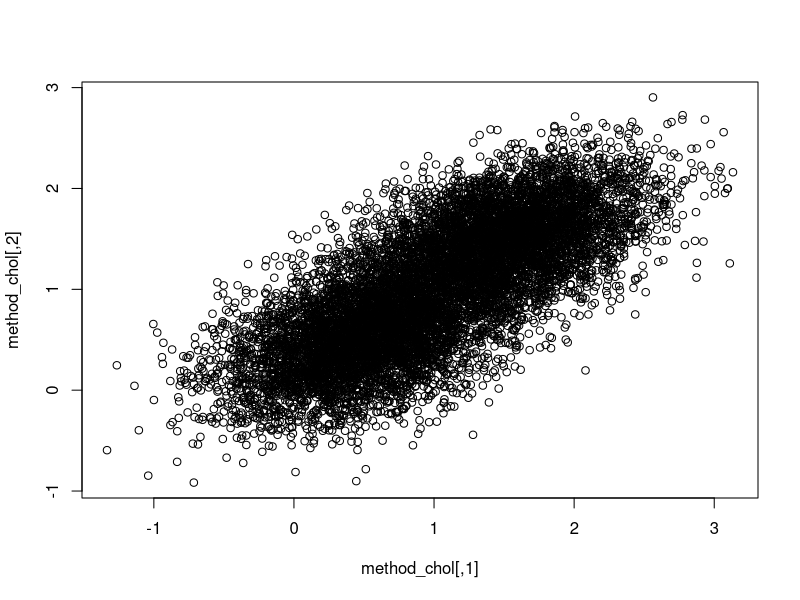
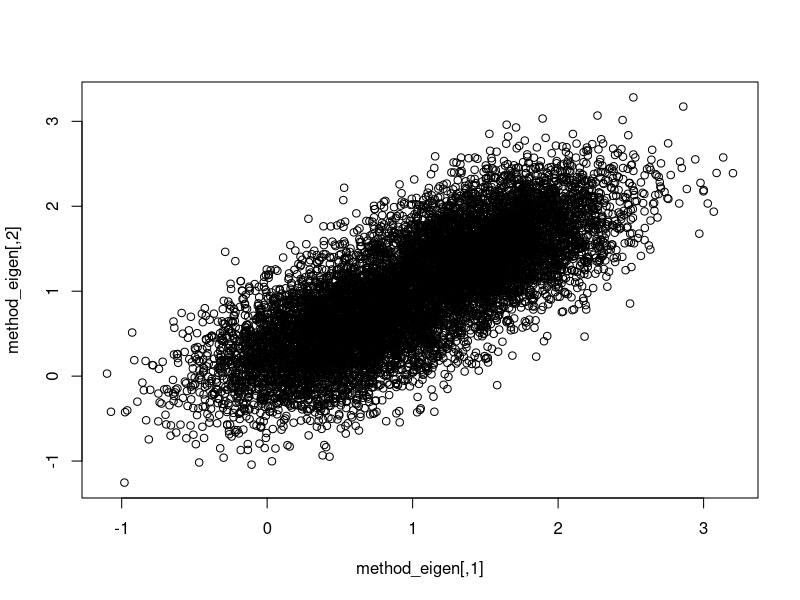
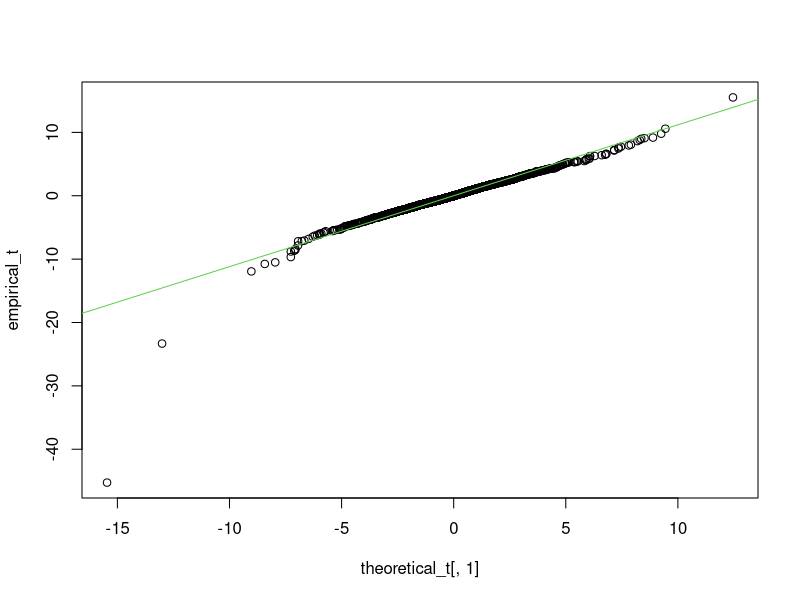
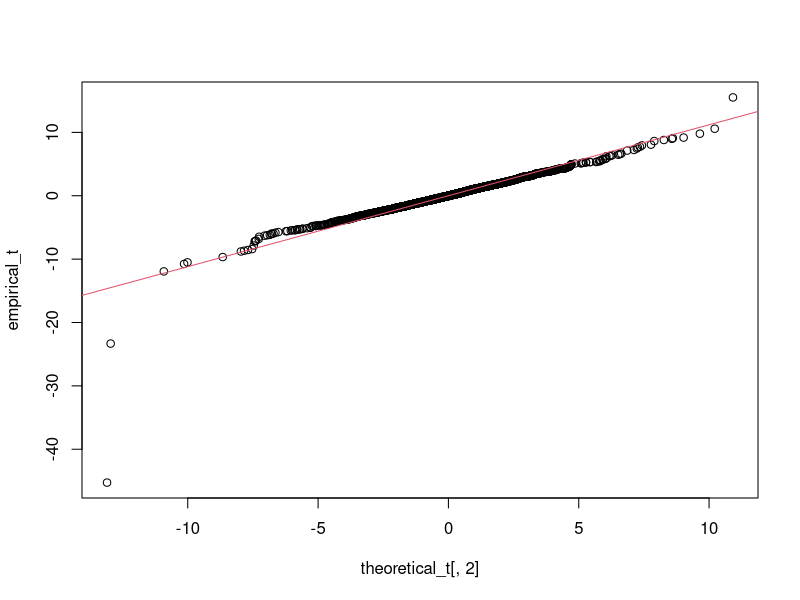
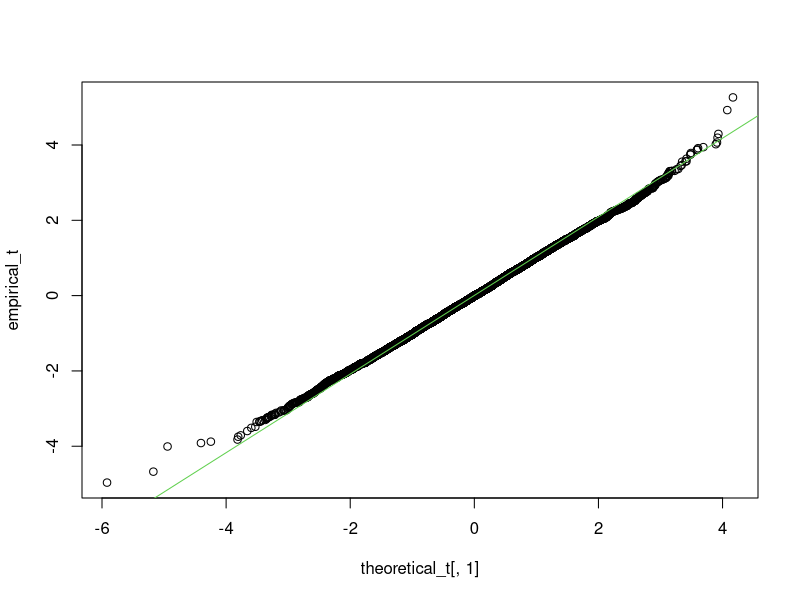
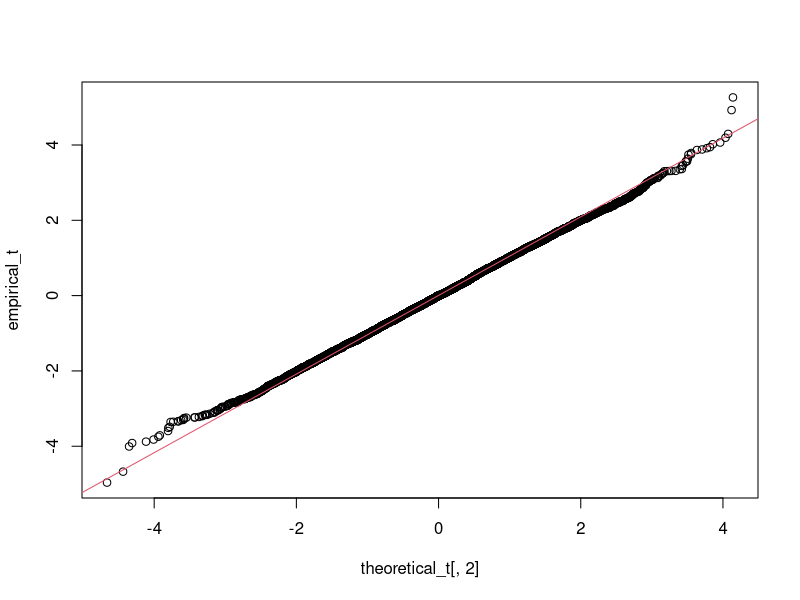
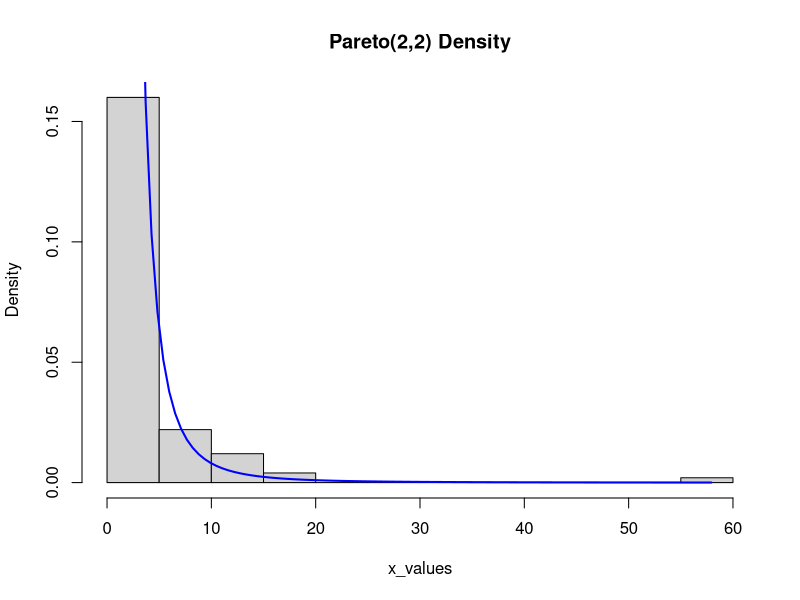
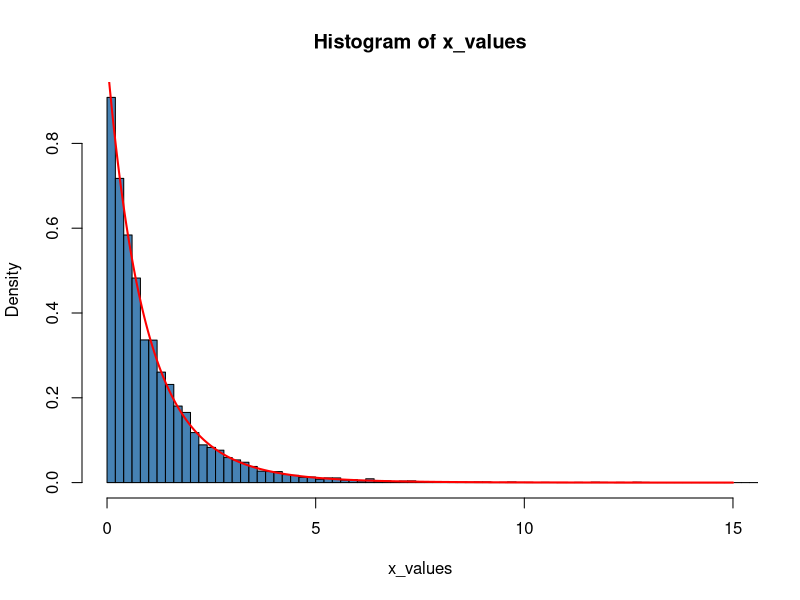

Write R code to recreate these figures, in order.
## ---- chunk 1
rmvnorm <- function(n, m, sigma, method="choleski") {
  mx <- matrix(rep(m,n), byrow=T, ncol=ncol(sigma))
  x <- matrix(rnorm(n*ncol(sigma)), ncol=n, nrow=ncol(sigma))
  if (method == "choleski") {
    a <- chol(sigma)
  } else if (method == "eigen") {
    a <- eigen(sigma)$vectors %*% sqrt(diag(eigen(sigma)$values))
  }
  if (method == 'eigen'){
  a <- eigen(sigma)$vectors %*% sqrt(diag(eigen(sigma)$values))
  }
  t(a %*% x) + m
}

method_chol <- rmvnorm(10000, c(1.5,0.5), matrix(c(0.21,0.1,0.1,0.21),2), method = "choleski")
method_eigen <- rmvnorm(10000, c(1.5,0.5), matrix(c(0.21,0.1,0.1,0.21),2), method = "eigen")
plot(method_chol)
plot(method_eigen)
## ---- chunk 2
ex42 <- function(a,b,rho) {
result <- numeric()
fac <- rnorm(a)
for (i in 1:a) {
result <- rbind(result, sqrt(rho)*fac[i]+sqrt(1-rho)*rnorm((b)))
}
result
}
ex42(7,6,0.5)
y<-ex42(950,5,0.2)
## ---- chunk 3
#for the code we use the code from 41
rmvt <- function(n, nu, m, v){
  AZ <- rmvnorm(n, m, v, method = "eigen") 
  W <- nu/rchisq(n,nu) 
  M <- matrix(rep(m, n), nrow=n, byrow=T) 
  M + sqrt(W)*AZ 
}

theoretical_t <- rmvt(n=10000, nu=4, m=c(0,0), v=matrix(c(1,0.3,0.3,1),2,2))
empirical_t <- rt(n=10000, df=4)
qqplot(theoretical_t[,1],empirical_t); qqline(empirical_t, col = 3)
qqplot(theoretical_t[,2],empirical_t); qqline(empirical_t, col = 2)

theoretical_t <- rmvt(n=10000, nu=13, m=c(0,0,0,0), v=matrix(c(1,0.3,0.3,0.3,0.3,1,0.3,0.3, 0.3,0.3,1,0.3,0.3,0.3,0.3,1),4,4))
empirical_t <- rt(n=10000, df=13)
qqplot(theoretical_t[,1],empirical_t); qqline(empirical_t, col = 3)
qqplot(theoretical_t[,2],empirical_t); qqline(empirical_t, col = 2)

#The two QQ-plots show that both the first and the second moment are t-distributed with some degrees of freedom.
## ---- chunk 4
set.seed(19908)
U <- runif(1000)

#a
mean<-mean(U)
variance<-var(U)
sd<-sqrt(var(U))
mean
variance
sd
## ---- chunk 5
true_mean<-(1-0)/2
true_variance<-(1-0)^2/12
true_sd<-sqrt(true_variance)
#comparison:
true_mean-mean
true_variance-variance
true_sd-sd
## ---- chunk 6
#c
sum(U<0.6)/length(U)
## ---- chunk 7
set.seed(112233)
U1<-runif(10000, min=0, max=1)
U2<-runif(10000, min=0, max=1)
## ---- chunk 8
mean(U1+U2)
#compare with the true value (1)
mean(U1+U2)-1
#compare with the estimate
mean(U1+U2)-(mean(U1)+mean(U2))
## ---- chunk 9
var(U1+U2)
var(U1)+var(U2)
var(U1+U2)-var(U1)-var(U2)
## ---- chunk 10
sum(U1 + U2 <= 1.5)/length(U1)
## ---- chunk 11
sum(sqrt(U1) + sqrt(U2) <= 1.5)/10000
## ---- chunk 12
U1<-runif(10000, min=0, max=1)
U2<-runif(10000, min=0, max=1)
U3<-runif(10000, min=0, max=1)
## ---- chunk 13
mean(U1+U2+U3)
## ---- chunk 14
var(U1+U2+U3)
var(U1)+var(U2)+var(U3)
## ---- chunk 15
mean(sqrt(U1 + U2 + U3))
## ---- chunk 16
sum((sqrt(U1) + sqrt(U2) + sqrt(U3)) >= 0.8)/10000
## ---- chunk 17
students <- 100
questions <- 20
p <- 0.5
#a)
marks <- rbinom(students, questions, p)
avg_mark <- mean(marks)
std_dev_mark <- sd(marks)
avg_mark
std_dev_mark

#b)
percent_marks <- (marks / questions) * 100
prop_30_or_higher <- mean(percent_marks >= 30)
prop_30_or_higher
## ---- chunk 18
n_simulations <- 10000
n <- 20          
p <- 0.3        
simulated_data <- rbinom(n_simulations, n, p)

#a)
#simulated value
mean(simulated_data <= 5)

#true value
pbinom(5, n, p)

## ---- chunk 19
#b)
#simulated value
mean(simulated_data == 5)

#true value
dbinom(5, n, p)

## ---- chunk 20
#c)
#simulated value
mean(simulated_data)

#true value
n * p
## ---- chunk 21
#d) 
#simulated value
var(simulated_data)

#true value
n * p * (1 - p)
## ---- chunk 22
#e)
#simulated value
quantile(simulated_data, 0.95)
qbinom(0.95, n, p)

## ---- chunk 23
#f)
#simulated value
quantile(simulated_data, 0.99)

#true value 
qbinom(0.99, n, p)
## ---- chunk 24
#g)
#simulated value
quantile(simulated_data, 0.999999)

#true value
qbinom(0.999999, n, p)
## ---- chunk 25
ranbin1 <- function(n, size, prob) {
  cumbins <- pbinom(0 : (size - 1), size, prob)
  singlenumber <- function() {
    x <- runif(1)
    sum(x > cumbins)
    }
  replicate(n, singlenumber())
}

## ---- chunk 26
system.time(ranbin1(1000, 10, 0.4))
system.time(rbinom(1000, 10, 0.4))

system.time(ranbin1(10000, 10, 0.4))
system.time(rbinom(10000, 10, 0.4))

system.time(ranbin1(100000, 10, 0.4))
system.time(rbinom(100000, 10, 0.4))
## ---- chunk 27
ranbin2 <- function(n, size, prob) {
  singlenumber <- function(size, prob) {
    x <- runif(size)
    sum(x < prob)
  }
  replicate(n, singlenumber(size, prob))
}
## ---- chunk 28
system.time(ranbin2(1000, 10, 0.4))
system.time(ranbin1(1000, 10, 0.4))
system.time(rbinom(1000, 10, 0.4))

system.time(ranbin2(10000, 10, 0.4))
system.time(ranbin1(10000, 10, 0.4))
system.time(rbinom(10000, 10, 0.4))

system.time(ranbin2(100000, 10, 0.4))
system.time(ranbin1(100000, 10, 0.4))
system.time(rbinom(100000, 10, 0.4))

## ---- chunk 29
ranbin3 <- function(n, size, prob) {
  singlenumber <- function(size, prob) {
    k <- 0
    U <- runif(1)
    X <- numeric(size)
    while (k < size) {
      k <- k + 1
      if (U <= prob) {
        X[k] <- 1
        U <- U / prob
      } else {
        X[k] <- 0
        U <- (U - prob) / (1 - prob)
      }
    }
    sum(X)
  }
  replicate(n, singlenumber(size, prob))
}
ranbin3(100, 20, 0.4)

ranbin3(100, 500, 0.7)

## ---- chunk 30
n_trials <- 10000 
days_in_year <- 365

simulate_birthday <- function(group_size, n_trials, days_in_year) {
  count_shared <- 0
  for (i in 1:n_trials) {
    birthdays <- sample(1:days_in_year, group_size, replace = TRUE)
    if (any(duplicated(birthdays))) {
      count_shared <- count_shared + 1
    }
  }
  return(count_shared / n_trials)
}

group_size <- 1
prob_shared <- simulate_birthday(group_size, n_trials, days_in_year)

while (prob_shared < 0.5) {
  group_size <- group_size + 1
  prob_shared <- simulate_birthday(group_size, n_trials, days_in_year)
}

group_size
## ---- chunk 31
n <- 100000

a <- runif(n,-1, 1)
b <- runif(n,-1, 1)
c <- runif(n,-1, 1)

#We have real roots iff the discriminant is larger equal to 0
d <- b^2 - 4 * a * c
mean(d >= 0)
## ---- chunk 32
exercise_60 <- function(){
  a <- 2
  b <- 2
  u_values <- runif(100, min = 0, max = 1)
  x_values <- b / ((1 - u_values)^(1 / a))
  hist(x_values, probability = TRUE, main = "Pareto(2,2) Density")
  
  # Keep in mind Pareto Density(2,2) = 8/(x^3)
  
  sequence_x_values <- seq(min(x_values), max(x_values), length.out = 100)
  
  density_curve <- 8 / (sequence_x_values ^ 3)
  lines(sequence_x_values, density_curve, lwd = 2, col = 'blue')
}

exercise_60()
## ---- chunk 33
genpareto <-function(n,xi,mu,sigma){
  if(sigma <=0)
    return("Invalid sigma")
 
  if(xi == 0){
    x <- mu-sigma*log(runif(n))
  }else{
    x <- (runif(n)^(-xi)-1)*(sigma/xi) + mu
  }
  
  if(xi >= 0){
    x[x >= mu]
  }else{
    x[(x >= mu) & (x <= mu- sigma/xi) ]
  }
}
x_values <-  genpareto(n = 10000,xi = 0.1,mu = 0,sigma = 1)
hist(x_values,probability=TRUE, xlim=c(0,15),breaks=100,col="steelblue")

# Add the theoretical density of the Generalized Pareto
# Define the Generalized Pareto PDF
gp_density <- function(x, xi, mu, sigma) {
  if (xi == 0) {
    return((1 / sigma) * exp(-(x - mu) / sigma))
  } else {
    return((1 / sigma) * (1 + xi * (x - mu) / sigma)^(-1 / xi - 1))
  }
}

# Generate x-values for the PDF
x_seq <- seq(0, 15, length.out = 1000)

# Compute the PDF values
density_values <- gp_density(x_seq, xi = 0.1, mu = 0, sigma = 1)

# Add the density line to the histogram
lines(x_seq, density_values, col = "red", lwd = 2)

## ---- chunk 34
# The idea is that the cumulative probability function is the literal sum of probabilities 
#up to a given x.
# This means F(x = 0) = 0.1, F(x = 1) = 0.3, F(x = 2) = 0.5, F(x = 3) = 0.7, F(x = 4) = 1
# The inverse of this cfd is min{x: F(x) >= p}, hence F_inv = 0 if 0 <= p < 0.1
# 1 if 0.1 <= p < 0.3, 2 if 0.3 <= p < 0.5, 3 if 0.5 <= p < 0.7, 4 if 0.7 <= p <= 1
exercise_63 <- function() {
  # Probability values for the cumulative distribution function (CDF)
  probability_values <- c(0.1, 0.3, 0.5, 0.7, 1)
  f_values <- seq(0, 4)

  # Helper function for the inverse CDF
  helper_function <- function(x) {
    return(f_values[which(x <= probability_values)[1]])
  }

  # Using runif() to generate random uniform values
  u <- runif(1000)
  outcome <- sapply(u, helper_function)

  # Calculate and display relative frequencies from runif()
  print("Results from runif() (relative frequencies):")
  print(table(outcome) / length(u))
}

# Run the original function
exercise_63()
sample_fun <- function(n) {
  # Use sample() with specified probabilities
  x <- sample(0:4, n, replace = TRUE, prob = c(0.1, 0.2, 0.2, 0.2, 0.3))
  
  # Compute relative frequencies and return as a table
  return(table(x) / n)
}

# Run sample_fun() for n = 1000 and display results
print("Results from sample_fun() (relative frequencies):")
print(sample_fun(1000))
# The sample method seems to be slightly more accurate

